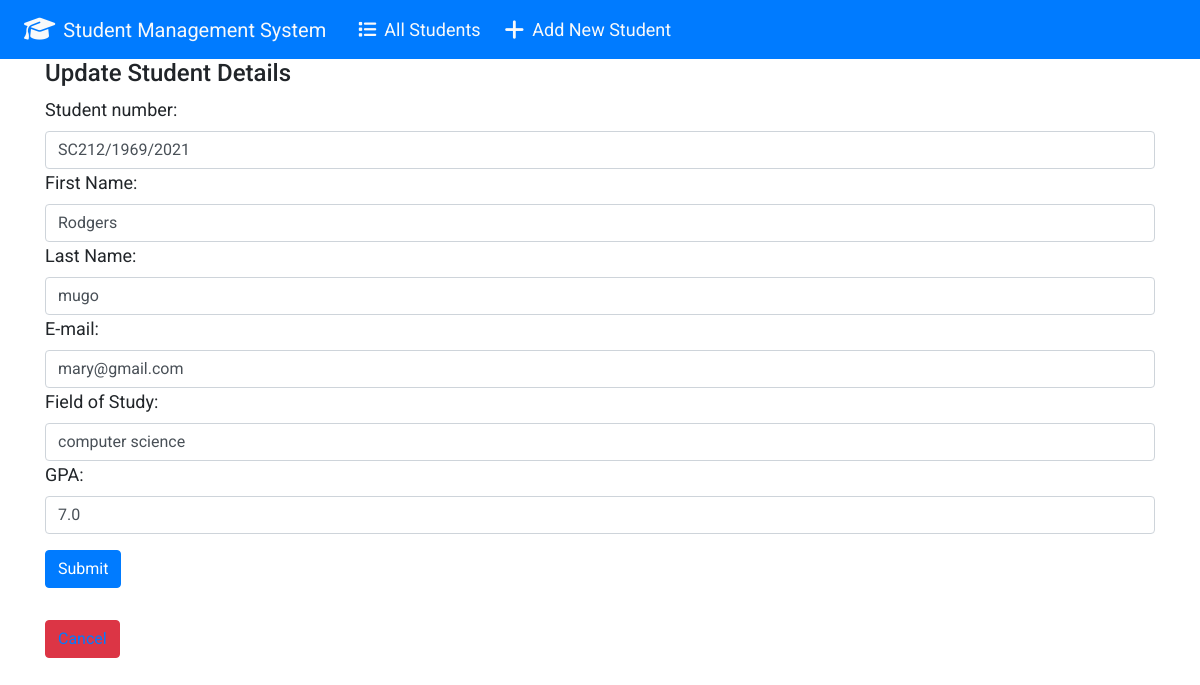
The app's page /update_student/23 with its own data.
### students/models.py (models this page shows, shortened)
class Student(models.Model):
    student_number = models.CharField(max_length=100)
    first_name = models.CharField(max_length=200)
    last_name = models.CharField(max_length=200)
    email = models.EmailField()
    field_of_study = models.CharField(max_length=200)
    gpa = models.FloatField()

### students/views.py (the view)
# urls.py: path('update_student/<str:pk>', views.update_student, name='update_student'),
def update_student(request,pk):
    student = Student.objects.get(id=pk)
    form = StudentForm(instance=student)
    if request.method == 'POST':
        form = StudentForm(request.POST, instance=student)
        if form.is_valid():
            form.save()
            return redirect('/')
    context = {
        'form': form
    }
    return render(request, 'students/update.html', context)

### students/forms.py
class StudentForm(forms.ModelForm):
    class Meta:
        model = Student
        fields = [
            'student_number',
            'first_name',
            'last_name',
            'email',
            'field_of_study',
            'gpa'
        ]
        labels = {
            'student_number': 'Student number',
            'first_name': 'First Name',
            'last_name': 'Last Name',
            'email': 'E-mail',
            'field_of_study': 'Field of Study',
            'gpa': 'GPA',
        }
        widgets = {
            'student_number': forms.TextInput(attrs={'class':'form-control'}),
            'first_name': forms.TextInput(attrs={'class': 'form-control'}),
            'last_name': forms.TextInput(attrs={'class': 'form-control'}),
            'email': forms.EmailInput( attrs={'class': 'form-control'}),
            'field_of_study': forms.TextInput(attrs={'class': 'form-control'}),
            'gpa':forms.NumberInput(attrs={'class': 'form-control'})
        }

### students/templates/students/update.html (shortened to what this page needs)
{% extends 'students/base.html' %}
{% block content %}
<div class="container">
  <h4>Update Student Details</h4>
  <form action="" method="POST">
    {{ form }}
    <input type="submit" class="btn btn-primary my-3">
</form>
<button type="button" class="btn btn-danger my-3"><a href="{% url 'index'%}" class="text-decoration-none">Cancel</a></button>
</div>
{% endblock %}

### students/templates/students/base.html (style rules this page uses)
body { font-family: 'Roboto', sans-serif; font-size: 18px; }

### records on screen
Student: student_number "SC212/1969/2021", first_name "Rodgers", last_name "mugo", email "mary@gmail.com", field_of_study "computer science", gpa "7.0"
